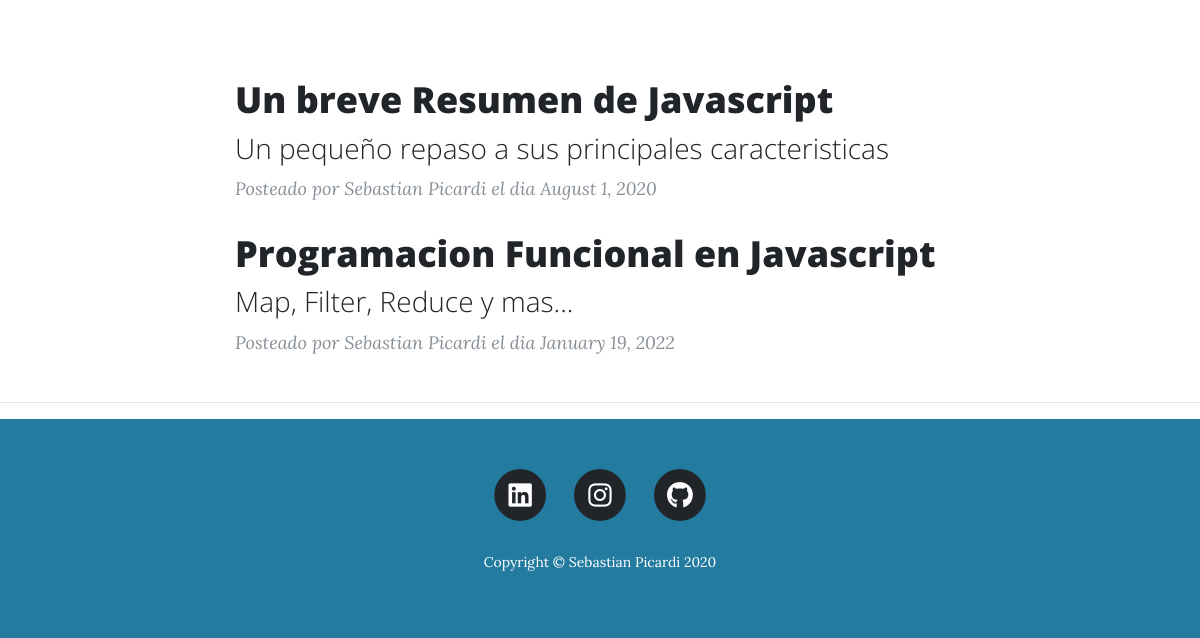
The app's page / (lower part), older data.
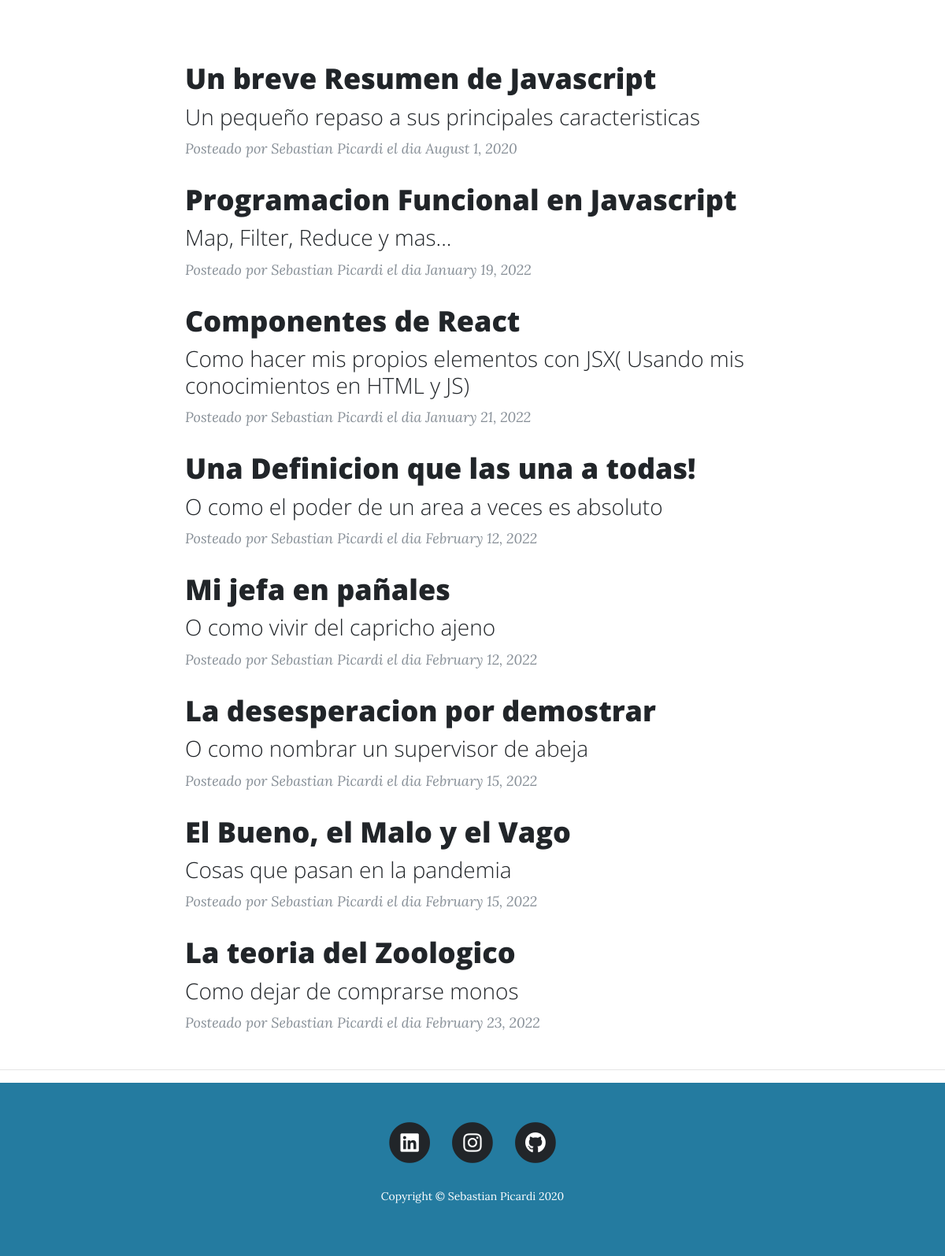
The same page, newer data.
### main.py (models this page shows)
class BlogPost(db.Model):
    __tablename__ = "blog_posts"
    id = db.Column(db.Integer, primary_key=True)
    author_id = db.Column(db.Integer, db.ForeignKey("users.id"))
    author = relationship("User", back_populates="posts")
    title = db.Column(db.String(250), unique=True, nullable=False)
    subtitle = db.Column(db.String(250), nullable=False)
    date = db.Column(db.String(250), nullable=False)
    body = db.Column(db.Text, nullable=False)
    img_url = db.Column(db.String(250), nullable=False)
    comments = relationship("Comment", back_populates="parent_post")

class User(UserMixin, db.Model):
    __tablename__ = "users"
    id = db.Column(db.Integer, primary_key=True)
    email = db.Column(db.String(100), unique=True)
    password = db.Column(db.String(100))
    name = db.Column(db.String(100))
    posts = relationship("BlogPost", back_populates="author")
    comments = relationship("Comment", back_populates="comment_author")

### main.py (the view)
@app.route('/')
def get_all_posts():
    posts = BlogPost.query.all()
    return render_template("index.html", all_posts=posts, current_user=current_user)

### templates/index.html (shortened to what this page needs)
{% include "header.html" %}
  <div class="container" >
    <div class="row">
      <div class="col-lg-8 col-md-10 mx-auto">
        {% for post in all_posts %}
        <div class="post-preview">
          <a href="{{ url_for('show_post', post_id=post.id) }}">
            <h2 class="post-title">
              {{post.title}}
            </h2>
            <h3 class="post-subtitle">
              {{post.subtitle}}
            </h3>
          </a>
          <p class="post-meta">Posteado por
            {{post.author.name}}
            el dia {{post.date}}
          </p>
        </div>
        {% endfor %}
      </div>
    </div>
  </div>
  <hr>
{% include "footer.html" %}

### templates/header.html (shortened to what this page needs)
<!DOCTYPE html>
<html lang="en">
<head>
  <link href="{{ url_for('static', filename='vendor/bootstrap/css/bootstrap.min.css') }}" rel="stylesheet">
  <link href="{{ url_for('static', filename='vendor/fontawesome-free/css/all.min.css')}}" rel="stylesheet" type="text/css">
  <link href="{{ url_for('static', filename='css/clean-blog.min.css')}}" rel="stylesheet">
</head>
<body>

### templates/footer.html (shortened to what this page needs)
  <footer style="background-color:#247ba0; color:white">
    <div class="container"  >
      <div class="row">
        <div class="col-lg-8 col-md-10 mx-auto">
          <ul class="list-inline text-center">
            <li class="list-inline-item">
              <a href="https://github.com/sebastiap">
                <span class="fa-stack fa-lg">
                  <i class="fas fa-circle fa-stack-2x"></i>
                  <i class="fab fa-linkedin fa-stack-1x fa-inverse"></i>
                </span>
              </a>
            </li>
            <li class="list-inline-item">
              <a href="https://www.instagram.com/capitanpicardi/">
                <span class="fa-stack fa-lg">
                  <i class="fas fa-circle fa-stack-2x"></i>
                  <i class="fab fa-instagram fa-stack-1x fa-inverse"></i>
                </span>
              </a>
            </li>
            <li class="list-inline-item">
              <a href="https://github.com/sebastiap">
                <span class="fa-stack fa-lg">
                  <i class="fas fa-circle fa-stack-2x"></i>
                  <i class="fab fa-github fa-stack-1x fa-inverse"></i>
                </span>
              </a>
            </li>
          </ul>
          <p class="copyright">Copyright &copy; Sebastian Picardi 2020</p>
        </div>
      </div>
    </div>
  </footer>
</body>
</html>

Row changes from the older to the newer data that the page shows:
added BlogPost: title "Componentes de React", subtitle "Como hacer mis propios elementos con JSX( Usando mis conocimientos en HTML y JS)", author.name "Sebastian Picardi", date "January 21, 2022"
added BlogPost: title "Una Definicion que las una a todas!", subtitle "O como el poder de un area a veces es absoluto", author.name "Sebastian Picardi", date "February 12, 2022"
added BlogPost: title "Mi jefa en pañales", subtitle "O como vivir del capricho ajeno", author.name "Sebastian Picardi", date "February 12, 2022"
added BlogPost: title "La desesperacion por demostrar", subtitle "O como nombrar un supervisor de abeja", author.name "Sebastian Picardi", date "February 15, 2022"
added BlogPost: title "El Bueno, el Malo y el Vago", subtitle "Cosas que pasan en la pandemia", author.name "Sebastian Picardi", date "February 15, 2022"
added BlogPost: title "La teoria del Zoologico", subtitle "Como dejar de comprarse monos", author.name "Sebastian Picardi", date "February 23, 2022"
